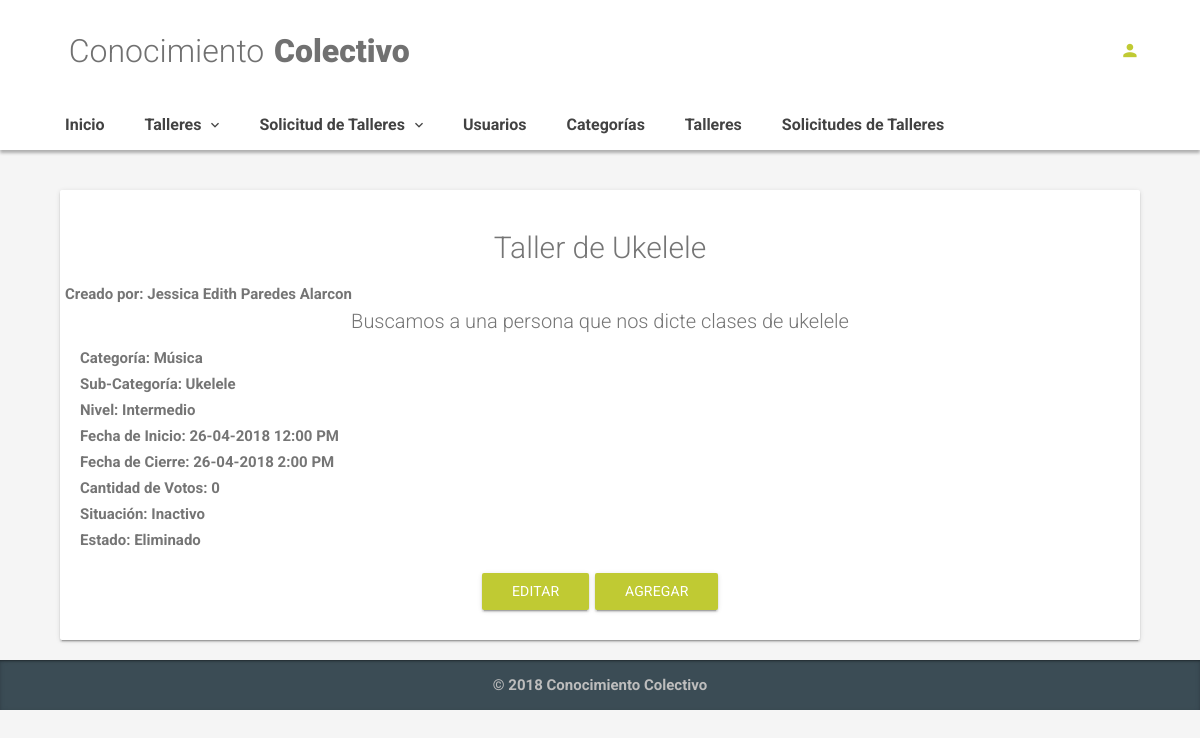
/index.php/admin/proposed_workshop_description/2, run on an earlier commit of the app's database.
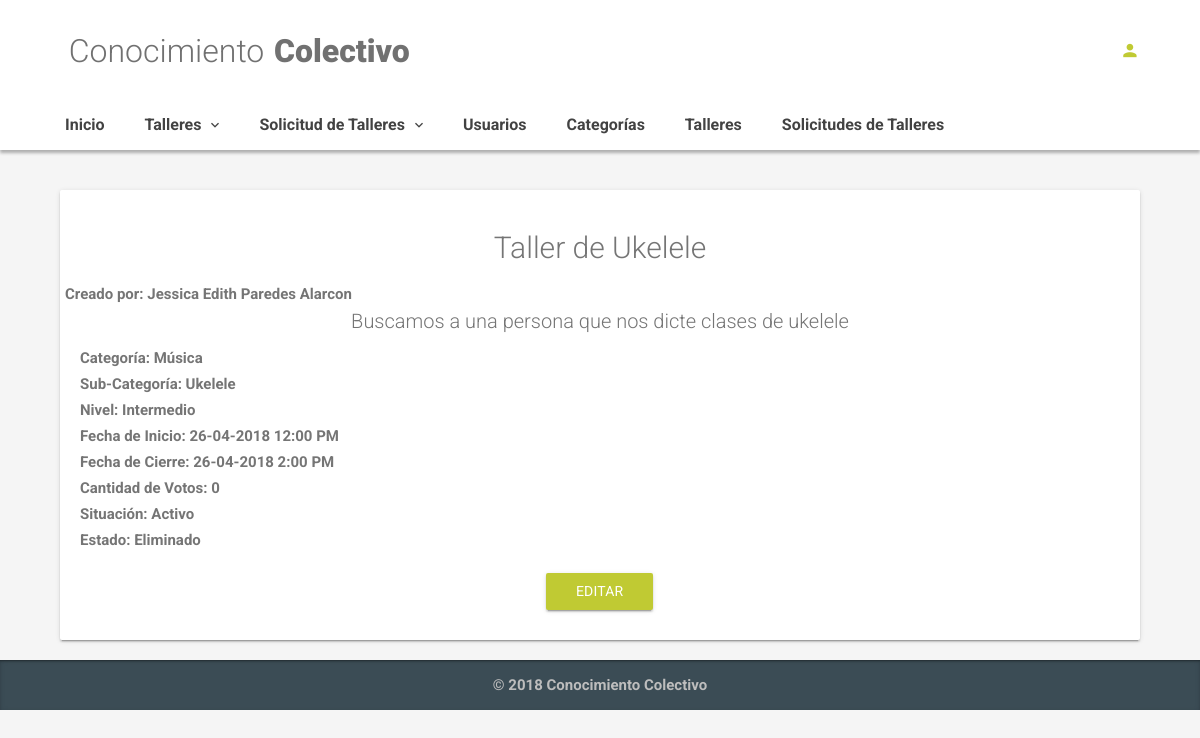
And on a later commit of the database.
### tables this page shows
CREATE TABLE `proposed_workshops` (
  `id` int(11) NOT NULL AUTO_INCREMENT,
  `title` varchar(100) DEFAULT NULL,
  `description` varchar(100) DEFAULT NULL,
  `start_date` datetime DEFAULT NULL,
  `final_date` datetime DEFAULT NULL,
  `level` enum('Básico','Intermedio','Avanzado') DEFAULT NULL,
  `pw_status` enum('Activo','Inactivo','Borrado') NOT NULL,
  `created_date` timestamp NOT NULL DEFAULT CURRENT_TIMESTAMP ON UPDATE CURRENT_TIMESTAMP,
  `user_id` int(11) NOT NULL,
  `category_id` int(11) NOT NULL,
  `subcategory_id` int(11) DEFAULT NULL,
  `removed` enum('Activo','Eliminado') DEFAULT NULL,
  `votes_quantity` int(11) DEFAULT NULL,
  PRIMARY KEY (`id`),
  KEY `fk_proposed_workshops_user_id` (`user_id`),
  KEY `fk_proposed_workshops_category_id` (`category_id`),
  KEY `fk_proposed_workshops_subcategory_id_subcategories_id` (`subcategory_id`),
  CONSTRAINT `fk_proposed_workshops_category_id` FOREIGN KEY (`category_id`) REFERENCES `categories` (`id`) ON DELETE NO ACTION ON UPDATE NO ACTION,
  CONSTRAINT `fk_proposed_workshops_subcategory_id_subcategories_id` FOREIGN KEY (`subcategory_id`) REFERENCES `subcategories` (`id`),
  CONSTRAINT `fk_proposed_workshops_user_id` FOREIGN KEY (`user_id`) REFERENCES `users` (`id`) ON DELETE NO ACTION ON UPDATE NO ACTION
);

CREATE TABLE `users` (
  `id` int(11) NOT NULL AUTO_INCREMENT,
  `name` varchar(20) NOT NULL,
  `last_name` varchar(20) NOT NULL,
  `email` varchar(30) NOT NULL,
  `password` varchar(20) NOT NULL,
  `cell_phone` varchar(9) NOT NULL,
  `phone` varchar(7) DEFAULT NULL,
  `date_birth` date DEFAULT NULL,
  `description` varchar(100) DEFAULT NULL,
  `created_date` timestamp NOT NULL DEFAULT CURRENT_TIMESTAMP ON UPDATE CURRENT_TIMESTAMP,
  `gender` enum('Femenino','Masculino') NOT NULL,
  `removed` enum('Activo','Eliminado') NOT NULL,
  PRIMARY KEY (`id`)
);

CREATE TABLE `categories` (
  `id` int(11) NOT NULL AUTO_INCREMENT,
  `name` varchar(20) NOT NULL,
  `parent_id` int(11) DEFAULT NULL,
  PRIMARY KEY (`id`)
);

CREATE TABLE `subcategories` (
  `id` int(11) NOT NULL AUTO_INCREMENT,
  `sub_name` varchar(20) NOT NULL,
  `categories_id` int(11) NOT NULL,
  `removed` enum('Activo','Eliminado') DEFAULT NULL,
  PRIMARY KEY (`id`),
  KEY `fk_subcategories_parent_id_categories_id` (`categories_id`),
  CONSTRAINT `fk_subcategories_parent_id_categories_id` FOREIGN KEY (`categories_id`) REFERENCES `categories` (`id`)
);

### application/controllers/Admin.php (called while the page is built, shortened)
<?php
class Admin extends CI_Controller {
    public function __construct() {
		$this->load->model('admin_model');
	}
	public function proposed_workshop_description($id){
		 $show_by_id = $this->admin_model->show_by_id($id);
		 $dataView=[
			'page'=>'admin/proposed_workshops/description',
			'description'=>$show_by_id
		];
		$this->load->view('template/basic',$dataView);
	}
}

### index.php (called while the page is built, shortened)
<?php
require_once BASEPATH.'core/CodeIgniter.php';

### application/models/Admin_model.php (called while the page is built, shortened)
<?php
class Admin_model extends CI_Model {
    public function show_by_id($id){
        $sql = "SELECT
                  pw.id,
                  pw.title,
                  pw.description,
                  DATE_FORMAT(pw.start_date,'%d-%m-%Y %l:%i %p') AS start_date,
                  DATE_FORMAT(pw.final_date,'%d-%m-%Y %l:%i %p') AS final_date,
                  pw.level,
                  pw.votes_quantity,
                  pw.removed AS pw_removed,
                  pw.user_id AS pw_user_id,
                  pw.pw_status,
                  c.id AS category_id,
                  c.name AS category_name,
                  sc.sub_name AS subcategory_name,
                  u.name AS user_name,
                  u.last_name AS user_last_name
                FROM
                    proposed_workshops AS pw
                    INNER JOIN categories AS c
                      ON pw.category_id = c.id
                        INNER JOIN subcategories AS sc
                          ON pw.subcategory_id = sc.id
                            INNER JOIN users AS u
                              ON u.id = pw.user_id
                        WHERE pw.`id` = ?
                        LIMIT 1";
      $query = $this->db->query($sql,array($id));
      return $query->row_array();
  }
}

### application/views/admin/proposed_workshops/description.php (the view, shortened to what this page needs)
<div class="container">
    <div class="col-xl-12 col-lg-12 col-md-12 col-sm-12 col-12">
        <div class="card animated zoomInDown animation-delay-5">
            <div class="card-body">
                <h2 align="center">
                    <?php echo $description['title']?>
                </h2>
                <div class="row" align="center">
                    <li class="list-unstyled"> Creado por:
                        <?php echo $description['user_name']?>
                        <?php echo $description['user_last_name']?>
                    </li>
                </div>
                <p class="lead" align="center">
                    <?php echo $description['description']?>
                </p>
                <ul class="list-unstyled">
                    <li>Categoría:
                        <?php echo $description['category_name']?>
                    </li>
                    <li> Sub-Categoría:
                        <?php echo $description['subcategory_name']?>
                    </li>
                    <li> Nivel:
                        <?php echo $description['level']?>
                    </li>
                    <li> Fecha de Inicio:
                        <?php echo $description['start_date']?>
                    </li>
                    <li> Fecha de Cierre:
                        <?php echo $description['final_date']?>
                    </li>
                    <li> Cantidad de Votos:
                        <?php echo $description['votes_quantity']?>
                    </li>
                    <li> Situación:
                        <?php echo $description['pw_status']?>
                    </li>
                    <li> Estado:
                        <?php echo $description['pw_removed']?>
                    </li>
                </ul>
                <div align="center" >
                    <a href="<?php echo site_url('admin/proposed_workshop_show_edit/' .$description['id'])?>" class="btn btn-primary btn-raised">Editar</a>
                <?php if($description['pw_removed'] == 'Eliminado' && $description['pw_status'] != 'Activo'){ ?>
                <a href="<?php echo site_url('admin/proposed_workshop_cancel_delete/' .$description['id'])?>" class="btn btn-primary btn-raised">Agregar</a>
                <?php } ?>
                </div>
            </div>
        </div>
    </div>
</div>

What changed in the data, as far as the page shows it:
changed proposed_workshops "Taller de Ukelele": pw_status "Inactivo" → "Activo"
Also different on the page:
text no longer shown: "AGREGAR"
